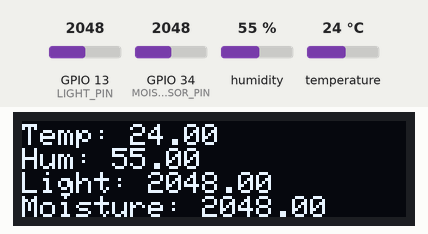
This program was run on a simulated ESP32. Parts: 128×32 one-colour display. The test bench sets the inputs (shaded band); at power-on: humidity 55 %, GPIO 13 (LIGHT_PIN) = 2048, GPIO 34 (MOISTURE_SENSOR_PIN) = 2048, temperature 24 °C. No radio packets arrive unless stated; what the program prints to the serial monitor is not drawn.

Above: at 3.3 s.
3.4 s: humidity set to 22 %
At 4.8 s:
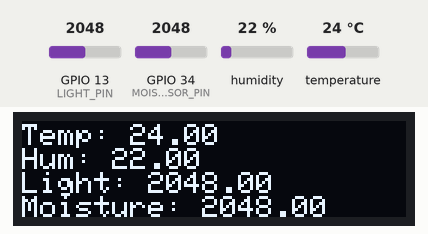
6.2 s: GPIO 13 (LIGHT_PIN) set to 2866
At 7.4 s:
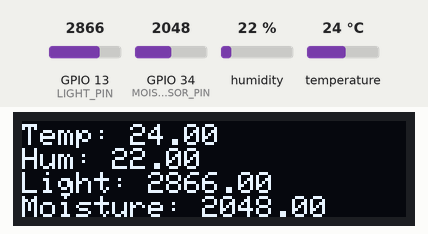
9.0 s: GPIO 34 (MOISTURE_SENSOR_PIN) set to 2866
At 11.6 s:
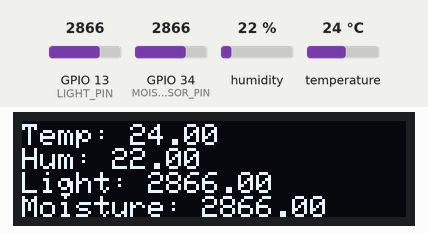
12.0 s: temperature set to 12 °C
At 13.1 s:
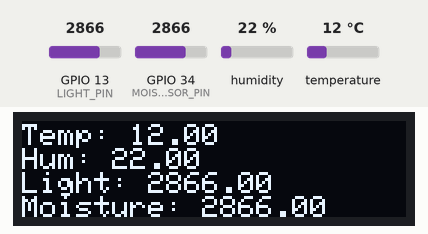
14.8 s: GPIO 13 (LIGHT_PIN) set to 3972
At 17.2 s:
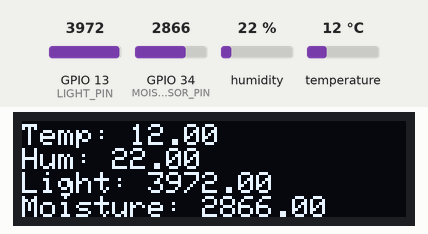
18.3 s: GPIO 34 (MOISTURE_SENSOR_PIN) set to 3972
At 19.9 s:
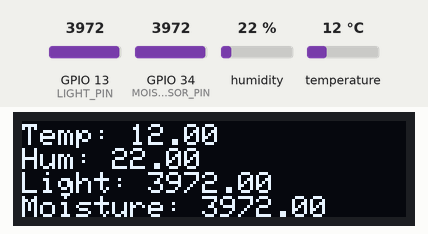
Timing chart, 0 to 21.4 s (numbered marks = the images above; inputs shaded):
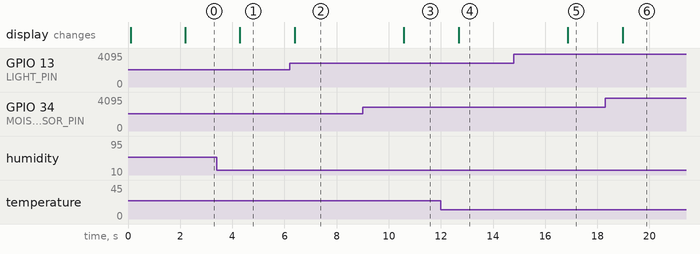

The program:

main.cpp
```cpp
#include <Arduino.h>

// LoRa include
#include <SPI.h>
#include <LoRa.h>

// display include
#include <Wire.h>
#include <Adafruit_GFX.h>
#include <Adafruit_SSD1306.h>

// DHT11
#include <Adafruit_Sensor.h>
#include <DHT.h>

// Define OLED PIN
#define OLED_SDA 4
#define OLED_SCL 15
#define OLED_RST 16

// LoRa pins
#define LORA_MISO 19
#define LORA_CS 18
#define LORA_MOSI 27
#define LORA_SCK 5
#define LORA_RST 14
#define LORA_IRQ 26

// LoRa Band (change it if you are outside Europe according to your country)
#define LORA_BAND 866E6

// DHT11
#define DHTTYPE DHT11
#define DHT_PIN 23

// TEMT6000 Light sensor
#define LIGHT_PIN 13

// Moisture sensor
#define MOISTURE_SENSOR_PIN 34
#define MOISTURE_THRESHOLD 700

DHT dht(DHT_PIN, DHTTYPE);

Adafruit_SSD1306 display(128, 32, &Wire, OLED_RST);

void resetDisplay() {
  digitalWrite(OLED_RST, LOW);
  delay(25);
  digitalWrite(OLED_RST, HIGH);
}

void initializeDisplay() {
  Serial.println("Initializing display...");

   Wire.begin(OLED_SDA, OLED_SCL);
  if (!display.begin(SSD1306_SWITCHCAPVCC, 0x3c)) {
    Serial.println("Failed to initialize the dispaly");
    for (;;);
  }

  Serial.println("Display initialized");
  display.clearDisplay();

  display.setTextColor(WHITE);
  display.setTextSize(1);
  display.setCursor(0,0);
  display.println("Welcome to LORA");

  display.setTextSize(1);
  display.println("Lora sender");
  display.display();
}

void initLoRa() {
  Serial.println("Initializing LoRa....");
  SPI.begin(LORA_SCK, LORA_MISO, LORA_MOSI, LORA_CS);
  LoRa.setPins(LORA_CS, LORA_RST, LORA_IRQ);
  // Start LoRa using the frequency
  int result = LoRa.begin(LORA_BAND);
  if (result != 1) {
    display.setCursor(0,10);
    display.println("Failed to start LoRa network!");
    for (;;);
  }
  Serial.println("LoRa initialized");
  display.setCursor(0,15);
  display.println("LoRa network OK!");
  display.display();
  delay(2000);
}

void setup() {
  Serial.begin(9600);
  Serial.println("Setup LoRa Sender....");
  resetDisplay();
  initializeDisplay();
  initLoRa();
  dht.begin();

  pinMode(LIGHT_PIN,  INPUT);
}

void loop() {

  // Read temperature
  float t = dht.readTemperature();
  float h = dht.readHumidity();

  Serial.print("Temp:");
  Serial.println(t);
  Serial.print("Humidity:");
  Serial.println(h);

  // Read the Light intensity
  float intensity = analogRead(LIGHT_PIN);

  Serial.print("Intensity:");
  Serial.println(intensity);

  float moisture_level = analogRead(MOISTURE_SENSOR_PIN);

  LoRa.beginPacket();
  LoRa.print(t);
  LoRa.print("|");
  LoRa.print(h);
  LoRa.print("|");
  LoRa.print(intensity);
  LoRa.print("|");
  LoRa.print(moisture_level);
  LoRa.print("|");
  LoRa.endPacket();
  display.clearDisplay();
  display.setCursor(0,1);
  display.print("Temp: ");
  display.println(t);
  display.print("Hum: ");
  display.println(h);
  display.print("Light: ");
  display.println(intensity);
  display.print("Moisture: ");
  display.println(moisture_level);
  display.display();

  delay(2000);
}
```

Measured:
- after the input at 3.4 s, the display: changes after 0.89 s (image 1)
- after the input at 6.2 s, the display: changes after 0.19 s (image 2)
- after the input at 9.0 s, the display: changes after 1.6 s (image 3)
- after the input at 12.0 s, the display: changes after 0.68 s (image 4)
- after the input at 14.8 s, the display: changes after 2.1 s (image 5)
- after the input at 18.3 s, the display: changes after 0.67 s (image 6)
